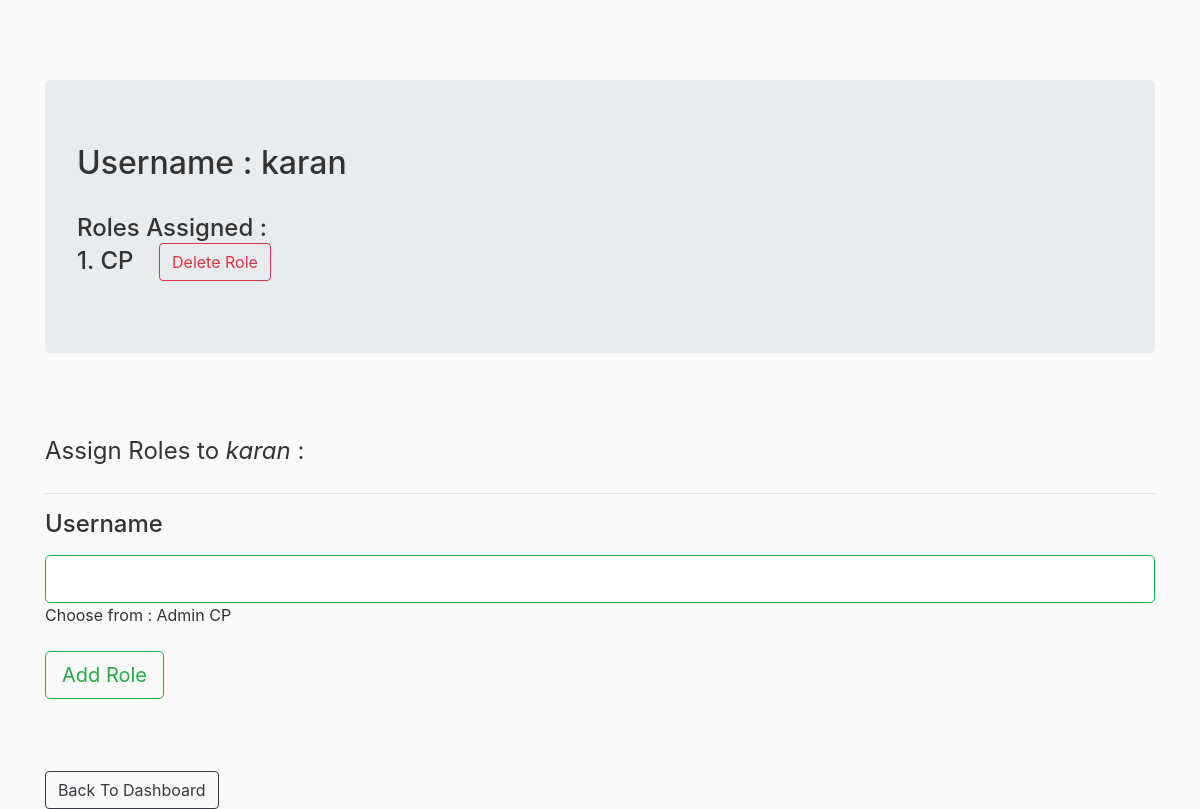
Page /add_roles/2 (signed in) on the committed database.
### rbac/models.py (models this page shows, shortened)
class User(db.Model, UserMixin):
    id = db.Column(db.Integer, primary_key=True)
    username = db.Column(db.String(120), unique=True, nullable=False)
    password = db.Column(db.String(60), nullable=False)
    roles = db.relationship('Role', secondary='user_roles')

class Role(db.Model):
    __tablename__ = 'roles'
    id = db.Column(db.Integer(), primary_key=True)
    name = db.Column(db.String(50), unique=True)

### rbac/routes.py (the view, shortened to what this page needs)
@app.route("/add_roles/<id>", methods=['GET','POST'])
@login_required
def add_roles(id):
    form = AddRoleForm()
    u = User.query.get(id)
    allroles = []
    allr = Role.query.all()
    for role in allr:
        allroles.append(role.name)
    return render_template('add_roles.html',form=form,u=u,roles=u.roles,allroles = allroles)

### rbac/forms.py
class AddRoleForm(FlaskForm):
    name = StringField('Username', validators=[DataRequired(), Length(min=2, max=20)])
    submit = SubmitField('Add Role')

### rbac/models.py (called while the page is built)
@login_manager.user_loader
def load_user(user_id):
    return User.query.get(int(user_id))

### rbac/templates/add_roles.html (shortened to what this page needs)
{% extends "layout.html" %}
{% block content %}
    <div class="jumbotron">
        <h2>Username : {{u.username}}</h2><br>
        <h4>Roles Assigned : <br>
            {% for role in roles %}
            {{loop.index}}. {{ role.name }}&nbsp; &nbsp; <a href="{{ url_for('delete_userrole',rid=role.id,uid=u.id) }}" class="btn btn-outline-danger" >Delete Role</a>
            <br>
            {% endfor %}
        </h4>
    </div>
    <br><br>
    <form action="" method="POST">
        <fieldset>
            <legend>Assign Roles to <i> {{ u.username }}</i> : </legend>
            <hr>
            <h4>{{ form.name.label(class="form-control-label")}}</h4>
            {% if form.name.errors %}
                        {{ form.name(class="form-control form-control-lg is-invalid") }}
                        <div class="invalid-feedback">
                            {% for error in form.name.errors %}
                                <span> {{ error }} </span>
                            {% endfor %}
                        </div>
            {% else %}
                        {{ form.name(class="form-control form-control-lg is-valid") }}
            {% endif %}
            Choose from :
            {% for role in allroles %}
            {{ role }}
            {% endfor %}
            <br><br>
            {{ form.submit(class="btn btn-outline-success btn-lg")}}
        </fieldset>
    </form>
    <br><br><br>
    <a href="{{ url_for('admin') }}" class="btn btn-outline-dark" >Back To Dashboard</a>
{% endblock content %}

### rbac/static/main.css (style rules this page uses)
body { background: #fafafa; color: #333333; margin-top: 5rem; }

### rows in the picture
User: username "karan"
Role: name "CP"
Role: name "Admin"
